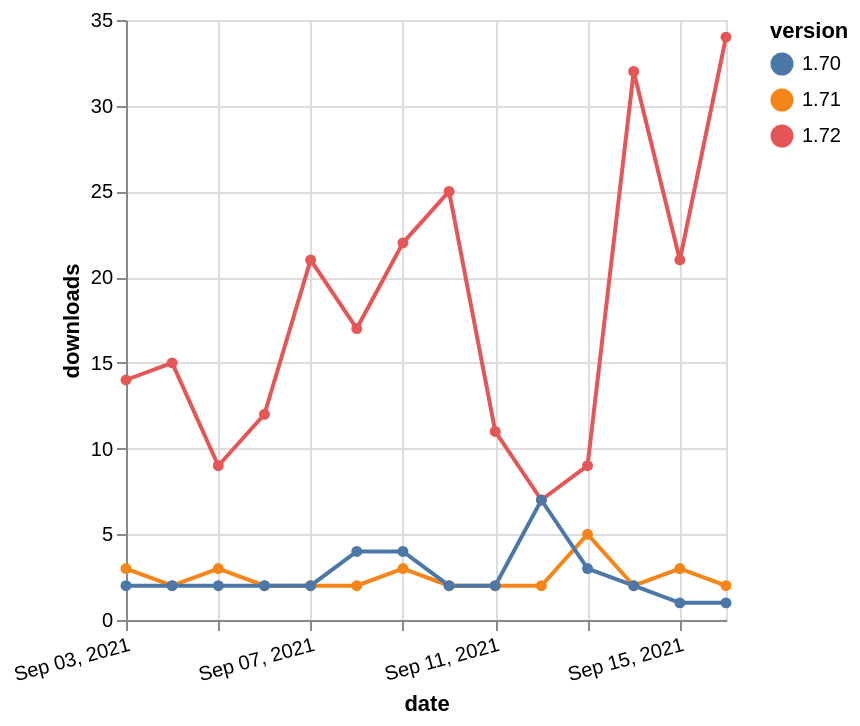

Vega-Lite specification for this chart:
### Vega-Lite specification from a JSON file in a GitHub repository (floating-point values rounded to 4 significant figures)
{"$schema": "https://vega.github.io/schema/vega-lite/v5.json", "description": "A simple bar chart with embedded data.", "data": {"values": [{"date": "2021-09-03", "total": 7081, "delta": 3, "version": "1.71"}, {"date": "2021-09-04", "total": 7083, "delta": 2, "version": "1.71"}, {"date": "2021-09-05", "total": 7086, "delta": 3, "version": "1.71"}, {"date": "2021-09-06", "total": 7088, "delta": 2, "version": "1.71"}, {"date": "2021-09-07", "total": 7090, "delta": 2, "version": "1.71"}, {"date": "2021-09-08", "total": 7092, "delta": 2, "version": "1.71"}, {"date": "2021-09-09", "total": 7095, "delta": 3, "version": "1.71"}, {"date": "2021-09-10", "total": 7097, "delta": 2, "version": "1.71"}, {"date": "2021-09-11", "total": 7099, "delta": 2, "version": "1.71"}, {"date": "2021-09-12", "total": 7101, "delta": 2, "version": "1.71"}, {"date": "2021-09-13", "total": 7106, "delta": 5, "version": "1.71"}, {"date": "2021-09-14", "total": 7108, "delta": 2, "version": "1.71"}, {"date": "2021-09-15", "total": 7111, "delta": 3, "version": "1.71"}, {"date": "2021-09-16", "total": 7113, "delta": 2, "version": "1.71"}, {"date": "2021-09-03", "total": 24722, "delta": 14, "version": "1.72"}, {"date": "2021-09-04", "total": 24737, "delta": 15, "version": "1.72"}, {"date": "2021-09-05", "total": 24746, "delta": 9, "version": "1.72"}, {"date": "2021-09-06", "total": 24758, "delta": 12, "version": "1.72"}, {"date": "2021-09-07", "total": 24779, "delta": 21, "version": "1.72"}, {"date": "2021-09-08", "total": 24796, "delta": 17, "version": "1.72"}, {"date": "2021-09-09", "total": 24818, "delta": 22, "version": "1.72"}, {"date": "2021-09-10", "total": 24843, "delta": 25, "version": "1.72"}, {"date": "2021-09-11", "total": 24854, "delta": 11, "version": "1.72"}, {"date": "2021-09-12", "total": 24861, "delta": 7, "version": "1.72"}, {"date": "2021-09-13", "total": 24870, "delta": 9, "version": "1.72"}, {"date": "2021-09-14", "total": 24902, "delta": 32, "version": "1.72"}, {"date": "2021-09-15", "total": 24923, "delta": 21, "version": "1.72"}, {"date": "2021-09-16", "total": 24957, "delta": 34, "version": "1.72"}, {"date": "2021-09-03", "total": 6816, "delta": 2, "version": "1.70"}, {"date": "2021-09-04", "total": 6818, "delta": 2, "version": "1.70"}, {"date": "2021-09-05", "total": 6820, "delta": 2, "version": "1.70"}, {"date": "2021-09-06", "total": 6822, "delta": 2, "version": "1.70"}, {"date": "2021-09-07", "total": 6824, "delta": 2, "version": "1.70"}, {"date": "2021-09-08", "total": 6828, "delta": 4, "version": "1.70"}, {"date": "2021-09-09", "total": 6832, "delta": 4, "version": "1.70"}, {"date": "2021-09-10", "total": 6834, "delta": 2, "version": "1.70"}, {"date": "2021-09-11", "total": 6836, "delta": 2, "version": "1.70"}, {"date": "2021-09-12", "total": 6843, "delta": 7, "version": "1.70"}, {"date": "2021-09-13", "total": 6846, "delta": 3, "version": "1.70"}, {"date": "2021-09-14", "total": 6848, "delta": 2, "version": "1.70"}, {"date": "2021-09-15", "total": 6849, "delta": 1, "version": "1.70"}, {"date": "2021-09-16", "total": 6850, "delta": 1, "version": "1.70"}]}, "width": "container", "mark": {"type": "line", "point": {"filled": true}}, "encoding": {"x": {"field": "date", "type": "temporal", "timeUnit": "yearmonthdate", "title": "date", "axis": {"labelAngle": -15}}, "y": {"field": "delta", "type": "quantitative", "title": "downloads"}, "color": {"field": "version", "type": "nominal"}, "tooltip": {"field": "delta"}}}
